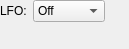
<?xml version="1.0" encoding="UTF-8"?>
<ui version="4.0">
 <class>LFOWidget</class>
 <widget class="QWidget" name="LFOWidget">
  <property name="geometry">
   <rect>
    <x>0</x>
    <y>0</y>
    <width>129</width>
    <height>49</height>
   </rect>
  </property>
  <property name="windowTitle">
   <string>Form</string>
  </property>
  <layout class="QVBoxLayout" name="verticalLayout">
   <property name="leftMargin">
    <number>0</number>
   </property>
   <property name="topMargin">
    <number>0</number>
   </property>
   <property name="rightMargin">
    <number>0</number>
   </property>
   <property name="bottomMargin">
    <number>0</number>
   </property>
   <item>
    <layout class="QHBoxLayout" name="horizontalLayout">
     <item>
      <widget class="QLabel" name="label">
       <property name="text">
        <string>LFO:</string>
       </property>
      </widget>
     </item>
     <item>
      <widget class="QComboBox" name="modeComboBox">
       <item>
        <property name="text">
         <string>Off</string>
        </property>
       </item>
       <item>
        <property name="text">
         <string>3.98 Hz</string>
        </property>
       </item>
       <item>
        <property name="text">
         <string>5.56 Hz</string>
        </property>
       </item>
       <item>
        <property name="text">
         <string>6.02 Hz</string>
        </property>
       </item>
       <item>
        <property name="text">
         <string>6.37 Hz</string>
        </property>
       </item>
       <item>
        <property name="text">
         <string>6.88 Hz</string>
        </property>
       </item>
       <item>
        <property name="text">
         <string>9.63 Hz</string>
        </property>
       </item>
       <item>
        <property name="text">
         <string>48.1 Hz</string>
        </property>
       </item>
       <item>
        <property name="text">
         <string>72.2 Hz</string>
        </property>
       </item>
      </widget>
     </item>
     <item>
      <spacer name="horizontalSpacer">
       <property name="orientation">
        <enum>Qt::Horizontal</enum>
       </property>
       <property name="sizeHint" stdset="0">
        <size>
         <width>40</width>
         <height>20</height>
        </size>
       </property>
      </spacer>
     </item>
    </layout>
   </item>
   <item>
    <spacer name="verticalSpacer">
     <property name="orientation">
      <enum>Qt::Vertical</enum>
     </property>
     <property name="sizeHint" stdset="0">
      <size>
       <width>20</width>
       <height>0</height>
      </size>
     </property>
    </spacer>
   </item>
  </layout>
 </widget>
 <resources/>
 <connections/>
</ui>
